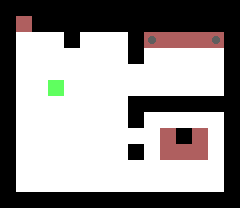

Rendered tile map (Tiled .tmx) drawn with the repository's tilesets; below, a short description and the full map source, tile grids included:
An orthogonal 15x13 tile map with 16x16 px tiles, 2 tile layers (Layer1, Layer2).

<map version="1.0" orientation="orthogonal" renderorder="right-down" width="15" height="13" tilewidth="16" tileheight="16" nextobjectid="1">
 <tileset firstgid="1" source="Tiles.tsx" />
 <layer name="Layer1" width="15" height="13">
  <data encoding="csv">
1,1,1,1,1,1,1,1,1,1,1,1,1,1,1,
1,5,1,1,1,1,1,1,1,1,1,1,1,1,1,
1,5,5,5,1,5,5,5,1,5,5,5,5,5,1,
1,5,5,5,5,5,5,5,1,5,5,5,5,5,1,
1,5,5,5,5,5,5,5,5,5,5,5,5,5,1,
1,5,5,5,5,5,5,5,5,5,5,5,5,5,1,
1,5,5,5,5,5,5,5,1,1,1,1,1,1,1,
1,5,5,5,5,5,5,5,1,5,5,5,5,5,1,
1,5,5,5,5,5,5,5,5,5,5,1,5,5,1,
1,5,5,5,5,5,5,5,1,5,5,5,5,5,1,
1,5,5,5,5,5,5,5,5,5,5,5,5,5,1,
1,5,5,5,5,5,5,5,5,5,5,5,5,5,1,
1,1,1,1,1,1,1,1,1,1,1,1,1,1,1
</data>
 </layer>
 <layer name="Layer2" width="15" height="13" opacity="0.63">
  <data encoding="csv">
0,0,0,0,0,0,0,0,0,0,0,0,0,0,0,
0,3,0,0,0,0,0,0,0,0,0,0,0,0,0,
0,0,0,0,0,0,0,0,0,7,3,3,3,7,0,
0,0,0,0,0,0,0,0,0,0,0,0,0,0,0,
0,0,0,0,0,0,0,0,0,0,0,0,0,0,0,
0,0,0,4,0,0,0,0,0,0,0,0,0,0,0,
0,0,0,0,0,0,0,0,0,0,0,0,0,0,0,
0,0,0,0,0,0,0,0,0,0,0,0,0,0,0,
0,0,0,0,0,0,0,0,0,0,3,0,3,0,0,
0,0,0,0,0,0,0,0,0,0,3,3,3,0,0,
0,0,0,0,0,0,0,0,0,0,0,0,0,0,0,
0,0,0,0,0,0,0,0,0,0,0,0,0,0,0,
0,0,0,0,0,0,0,0,0,0,0,0,0,0,0
</data>
 </layer>
</map>
